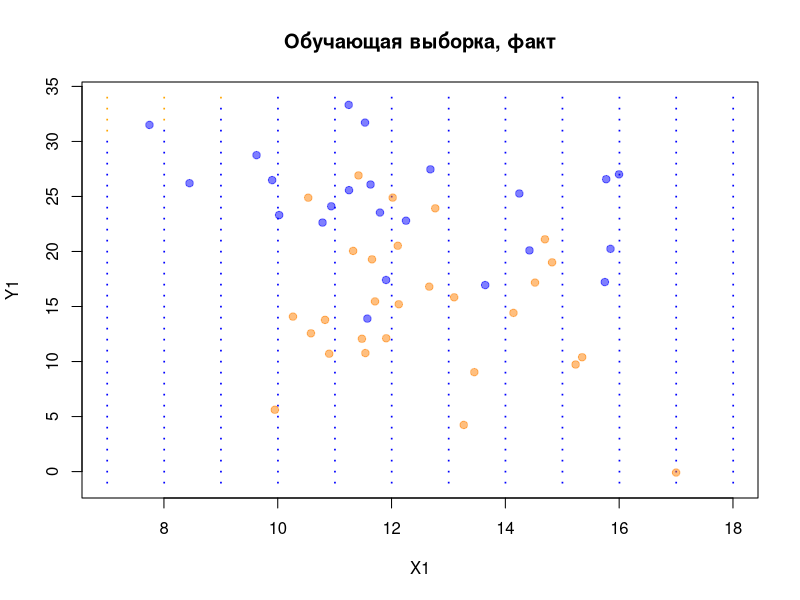
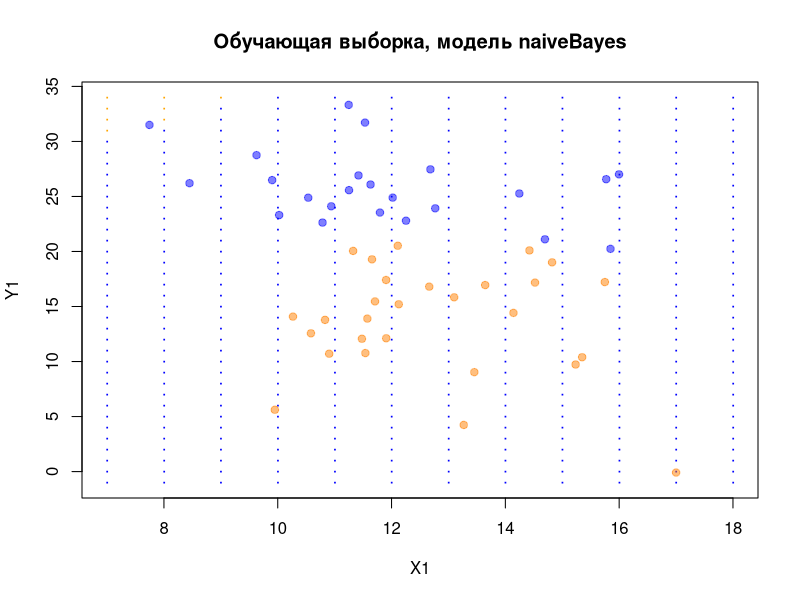
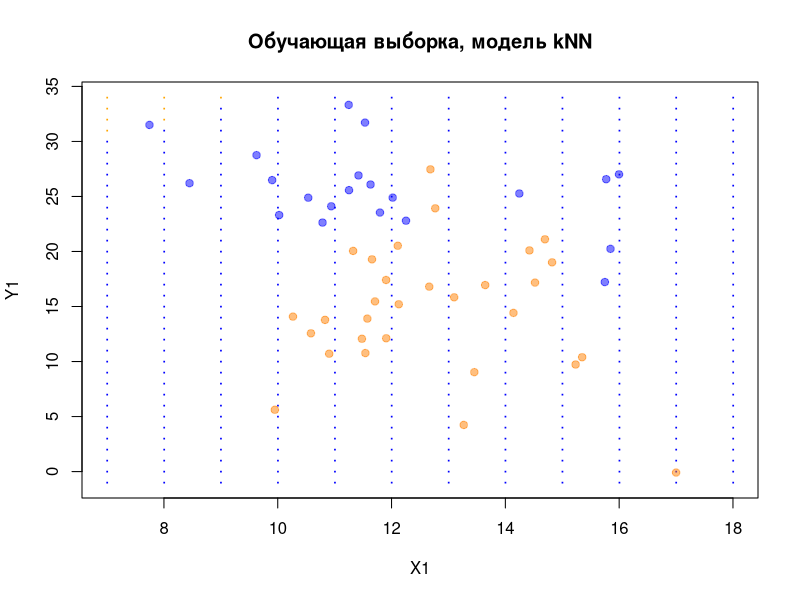

The R script that drew these images, in order:
## ---- chunk 1
knitr::opts_chunk$set(echo = TRUE)
## ---- chunk 2
library('mlbench')
library('class')
library('car')
library('class')
library('e1071')
library('MASS')

#  Генерируем данные ###########################################################

# ядро
my.seed <- 12345
n <- 60               # наблюдений всего
train.percent <- 0.85  # доля обучающей выборки
# x-ы -- двумерные нормальные случайные величины
set.seed(my.seed)
class.0 <- mvrnorm(45, mu = c(13,24), 
                   Sigma = matrix(c(4.5,0,0,18.0), 2, 2, byrow = T))
set.seed(my.seed + 1)
class.1 <- mvrnorm(65, mu = c(13,14), 
                   Sigma = matrix(c(2.5,0,0,25), 2, 2, byrow = T))
# записываем x-ы в единые векторы (объединяем классы 0 и 1)
x1 <- c(class.0[, 1], class.1[, 1])
x2 <- c(class.0[, 2], class.1[, 2])
# фактические классы Y
y <- c(rep(0, nrow(class.0)), rep(1, nrow(class.1)))
# классы для наблюдений сетки
rules <- function(x1, x2){
  ifelse(x2 < 1.6*x1 + 19, 0, 1)
}

# Отбираем наблюдения в обучающую выборку --------------------------------------
set.seed(my.seed)
inTrain <- sample(seq_along(x1), train.percent*n)
x1.train <- x1[inTrain]
x2.train <- x2[inTrain]
x1.test <- x1[-inTrain]
x2.test <- x2[-inTrain]
# используем истинные правила, чтобы присвоить фактические классы
y.train <- y[inTrain]
y.test <- y[-inTrain]
# фрейм с обучающей выборкой
df.train.1 <- data.frame(x1 = x1.train, x2 = x2.train, y = y.train)
# фрейм с тестовой выборкой
df.test.1 <- data.frame(x1 = x1.test, x2 = x2.test)
## ---- chunk 3
# Рисуем обучающую выборку графике ---------------------------------------------
# для сетки (истинных областей классов): целочисленные значения x1, x2
x1.grid <- rep(seq(floor(min(x1)), ceiling(max(x1)), by = 1),
               ceiling(max(x2)) - floor(min(x2)) + 1)
x2.grid <- rep(seq(floor(min(x2)), ceiling(max(x2)), by = 1),
               each = ceiling(max(x1)) - floor(min(x1)) + 1)
# классы для наблюдений сетки
y.grid <- rules(x1.grid, x2.grid)
# фрейм для сетки
df.grid.1 <- data.frame(x1 = x1.grid, x2 = x2.grid, y = y.grid)
# цвета для графиков
cls <- c('blue', 'orange')
cls.t <- c(rgb(0, 0, 1, alpha = 0.5), rgb(1,0.5,0, alpha = 0.5))
# график истинных классов
plot(df.grid.1$x1, df.grid.1$x2, 
     pch = '·', col = cls[df.grid.1[, 'y'] + 1],
     xlab = 'X1', ylab = 'Y1',
     main = 'Обучающая выборка, факт')
# точки фактических наблюдений
points(df.train.1$x1, df.train.1$x2,
       pch = 21, bg = cls.t[df.train.1[, 'y'] + 1], 
       col = cls.t[df.train.1[, 'y'] + 1])


## ---- chunk 4
# Байесовский классификатор ----------------------------------------------------
#  наивный байес: непрерывные объясняющие переменные
# строим модель
nb <- naiveBayes(y ~ ., data = df.train.1)
# получаем модельные значения на обучающей выборке как классы
y.nb.train <- ifelse(predict(nb, df.train.1[, -3], 
                             type = "raw")[, 2] > 0.5, 1, 0)
# график истинных классов
plot(df.grid.1$x1, df.grid.1$x2, 
     pch = '·',  col = cls[df.grid.1[, 'y'] + 1], 
     xlab = 'X1', ylab = 'Y1',
     main = 'Обучающая выборка, модель naiveBayes')
# точки наблюдений, предсказанных по модели
points(df.train.1$x1, df.train.1$x2, 
       pch = 21, bg = cls.t[y.nb.train + 1], 
       col = cls.t[y.nb.train + 1])

# матрица неточностей на обучающей выборке
tbl1 <- table(y.train, y.nb.train)
tbl1

# точность, или верность (Accuracy)
Acc1 <- sum(diag(tbl1)) / sum(tbl1)
Acc1

# прогноз на тестовую выборку
y.nb.test <- ifelse(predict(nb, df.test.1, type = "raw")[, 2] > 0.5, 1, 0)
# матрица неточностей на тестовой выборке
tbl2 <- table(y.test, y.nb.test)
tbl2

# точность, или верность (Accuracy)
Acc2 <- sum(diag(tbl2)) / sum(tbl2)
Acc2


## ---- chunk 5
# Метод kNN --------------------------------------------------------------------
#  k = 3
# строим модель и делаем прогноз
y.knn.train <- knn(train = scale(df.train.1[, -3]), 
                   test = scale(df.train.1[, -3]),
                   cl = df.train.1$y, k = 3)
# график истинных классов
plot(df.grid.1$x1, df.grid.1$x2, 
     pch = '·', col = cls[df.grid.1[, 'y'] + 1],
     xlab = 'X1', ylab = 'Y1',
     main = 'Обучающая выборка, модель kNN')
# точки наблюдений, предсказанных по модели
points(df.train.1$x1, df.train.1$x2, 
       pch = 21, bg = cls.t[as.numeric(y.knn.train)], 
       col = cls.t[as.numeric(y.knn.train)])

# матрица неточностей на обучающей выборке
tbl3 <- table(y.train, y.knn.train)
tbl3

# точность (Accuracy)
Acc3 <- sum(diag(tbl3)) / sum(tbl3)
Acc3

# прогноз на тестовую выборку
y.knn.test <- knn(train = scale(df.train.1[, -3]), 
                  test = scale(df.test.1[, -3]),
                  cl = df.train.1$y, k = 3)
# матрица неточностей на тестовой выборке
tbl4 <- table(y.test, y.knn.test)
tbl4

# точность (Accuracy)
Acc4 <- sum(diag(tbl4)) / sum(tbl4)
Acc4

## ---- chunk 6
TPR=tbl2[4]/(tbl2[4]+tbl2[2])
TPR
## ---- chunk 7
SPC=tbl2[1]/(tbl2[3]+tbl2[1])
SPC
## ---- chunk 8
PPV=tbl2[4]/(tbl2[4]+tbl2[3])
PPV
NPV=tbl2[1]/(tbl2[2]+tbl2[1])
NPV
## ---- chunk 9
FNR=1-TPR
FNR
FPR=1-SPC
FPR
FDR=1-PPV
FDR
## ---- chunk 10
MCC=(tbl2[1]*tbl2[4]-tbl2[2]*tbl2[3])/(
  ((tbl2[4]+tbl2[3])*(tbl2[4]+tbl2[2])*
     (tbl2[1]+tbl2[2])*(tbl2[1]+tbl2[3]))^(1/2))
MCC

